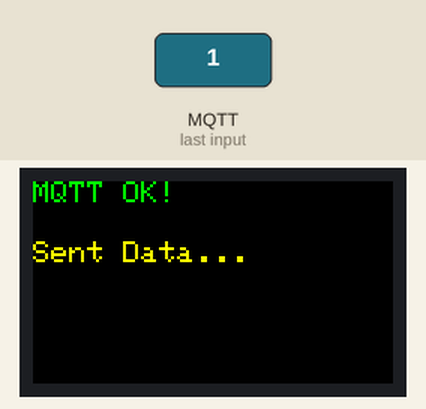
The sketch below on a simulated ESP32. Parts: 240×135 colour display. The test bench sets the inputs (shaded band). WiFi joins after 1.5 s; servers stay silent unless stated; random numbers use the default seed unless the sketch sets one; no MQTT or app messages arrive unless stated; what the sketch prints to the serial monitor is not drawn.

2.9 s: MQTT message "1" arrives on the first subscribed topic
Above: at 5.7 s.
5.9 s: MQTT message "on" arrives on the first subscribed topic
7.4 s: MQTT message "off" arrives on the first subscribed topic
Timing chart, 0 to 10.4 s (numbered marks = the images above; inputs shaded):
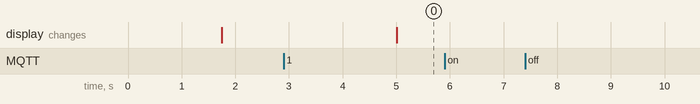

The sketch:

command_data.ino
```cpp
#include <WiFi.h>
#include <WiFiClientSecure.h>
#include <PubSubClient.h>
#include <TFT_eSPI.h>
#include <ArduinoJson.h>

// ================= 1. UCL Eduroam  =================
#define USE_EDUROAM 1
#define WIFI_USER "YOUR_UCL_ID@ucl.ac.uk"
#define WIFI_SSID "eduroam"
#define WIFI_PASS "YOUR_PASSWORD"

#include "WiFi.h"

#if USE_EDUROAM
#include "esp_eap_client.h"
const char* ssid = "eduroam";
const char* user = WIFI_USER;
#else
const char* ssid = WIFI_SSID;
#endif

const char* pass = WIFI_PASS;

// ================= 2. HiveMQ Server  =================
const char* mqtt_server = "your-cluster.hivemq.cloud";
const int mqtt_port     = 8883;

// Access the Broker
const char* mqtt_user = "your_username";
const char* mqtt_pass = "your_password";

// ================= 3. Topic definition =================
const char* topic_pub = "ucl/ec2/group5/ttgo/data";
const char* topic_sub = "ucl/ec2/group5/ttgo/command";

WiFiClientSecure espClient;
PubSubClient client(espClient);
TFT_eSPI tft = TFT_eSPI();

// global variant
int current_rpm = 0;
float current_temp = 20.0;
float current_ph = 7.0;

// ... (print_wifi_info) ...
void print_wifi_info () {
  if (WiFi.status() == WL_CONNECTED) {
    Serial.print("Connected to WiFi network: ");
    Serial.println(WiFi.SSID());
    Serial.print("IP address: ");
    Serial.println(WiFi.localIP());
    Serial.print("Gateway address: ");
    Serial.println(WiFi.gatewayIP());
    Serial.print("Subnet mask: ");
    Serial.println(WiFi.subnetMask());
    Serial.print("MAC address: ");
    Serial.println(WiFi.macAddress());
  } else {
    Serial.println("WiFi not connected");
    Serial.print("MAC address: ");
    Serial.println(WiFi.macAddress());
  }
}

// ... (wifi_connect) ...
void wifi_connect ( float timeout = 15 ) {
  unsigned long deadline;
  WiFi.disconnect(true);
  WiFi.mode(WIFI_STA);
#if USE_EDUROAM
  Serial.printf("Connecting to eduroam as user %s\n", user);
  esp_eap_client_set_identity((uint8_t *)user, strlen(user));
  esp_eap_client_set_username((uint8_t *)user, strlen(user));
  esp_eap_client_set_password((uint8_t *)pass, strlen(pass));
  esp_wifi_sta_enterprise_enable();
  WiFi.begin(ssid);
#else
  Serial.printf("Connecting to %s\n", ssid);
  WiFi.begin(ssid, pass);
#endif
  deadline = millis() + (unsigned long)(timeout * 1000);
  while ((WiFi.status() != WL_CONNECTED) && (millis() < deadline)) {
    delay(500);
    Serial.print(".");
  }
  Serial.println("");
  print_wifi_info();
}

// ... (reconnect) ...
void reconnect() {
  while (!client.connected()) {
    if (WiFi.status() != WL_CONNECTED) {
      Serial.println("WiFi lost! Reconnecting to Eduroam...");
      tft.fillScreen(TFT_BLACK);
      tft.setCursor(0,0);
      tft.println("WiFi Lost...");
      wifi_connect(60);
    }
    if (WiFi.status() == WL_CONNECTED) {
      Serial.print("Connecting MQTT...");
      String clientId = "TTGO-" + String(random(0xffff), HEX);
      if (client.connect(clientId.c_str(), mqtt_user, mqtt_pass)) {
        Serial.println("Success!");
        client.subscribe(topic_sub);
        tft.fillScreen(TFT_BLACK);
        tft.setCursor(0,0);
        tft.setTextColor(TFT_GREEN);
        tft.println("MQTT OK!");
      } else {
        Serial.print("Failed, rc=");
        Serial.print(client.state());
        Serial.println(" try again in 5s");
        delay(5000);
      }
    }
  }
}


// ... (callback) ...
int target_rpm = 0;
int target_temp = 20;
int target_pH = 0;

void callback(char* topic, byte* payload, unsigned int length) {
  String message = "";
  for (int i = 0; i < length; i++) {
    message += (char)payload[i];
  }

  Serial.print("get command! [");
  Serial.print(topic);
  Serial.print("]: ");
  Serial.println(message);

  JsonDocument doc;

  //json analysis
  DeserializationError error = deserializeJson(doc, message);

  if (error) {
    Serial.print(F("Analysis failed: "));
    Serial.println(error.f_str());
    return;
  }


  // set stirring system
  if (doc.containsKey("target_rpm")) {
    target_rpm = doc["target_rpm"];

    //print on serial
    Serial.print("Set target_rpm: ");
    Serial.println(target_rpm);


    // show on the screen
    tft.fillScreen(TFT_BLACK);
    tft.setCursor(0, 0);
    tft.setTextColor(TFT_YELLOW);
    tft.print("New RPM:\n");
    tft.setTextSize(3);
    tft.print(target_rpm);
    tft.println(" RPM");
  }

  // set temp
  if (doc.containsKey("target_temp")) {
    target_temp = doc["target_temp"];

    //print on serial
    Serial.print("Set target_temp: ");
    Serial.println(target_temp);


    // show on the screen
    tft.fillScreen(TFT_BLACK);
    tft.setCursor(0, 0);
    tft.setTextColor(TFT_YELLOW);
    tft.print("New Temp:\n");
    tft.setTextSize(3);
    tft.print(target_temp);
    tft.println("degrees");

  }

  // set pH
  if (doc.containsKey("target_pH")) {
    target_pH = doc["target_pH"];

    //print on serial
    Serial.print("Set target_pH: ");
    Serial.println(target_pH);


    // show on the screen
    tft.fillScreen(TFT_BLACK);
    tft.setCursor(0, 0);
    tft.setTextColor(TFT_YELLOW);
    tft.print("New pH:\n");
    tft.setTextSize(3);
    tft.print(target_pH);

  }
}

// ... (setup) ...
void setup() {
  Serial.begin(115200);
  tft.init();
  tft.setRotation(1);
  tft.setTextSize(2);
  tft.setTextColor(TFT_WHITE);

  wifi_connect();

  espClient.setInsecure();
  client.setServer(mqtt_server, mqtt_port);
  client.setCallback(callback);
}


void loop() {
  if (!client.connected()) {
    reconnect();
  }
  client.loop();

  static long lastMsg = 0;
  //every 5 seconds
  if (millis() - lastMsg > 5000) {
    lastMsg = millis();

    current_rpm = random(800, 1500);

    current_temp = 20.0 + (random(0, 400) / 10.0);

    // 模拟 pH 值 (6.0 - 8.0)，保留一位小数
    current_ph = 6.0 + (random(0, 200) / 10.0);

    // send them with json
    JsonDocument doc;
    doc["rpm"] = current_rpm;
    doc["temp"] = current_temp;
    doc["ph"] = current_ph;

    // serialize it
    char buffer[256];
    serializeJson(doc, buffer);

    client.publish(topic_pub, buffer);

    Serial.print("Sending JSON: ");
    Serial.println(buffer);

    tft.setCursor(0, 40);
    tft.setTextColor(TFT_YELLOW, TFT_BLACK);
    tft.print("Sent Data...");
  }
}
```

Measured:
- after the input at 5.9 s, every drawn part: stays the same
- after the input at 7.4 s, every drawn part: stays the same
